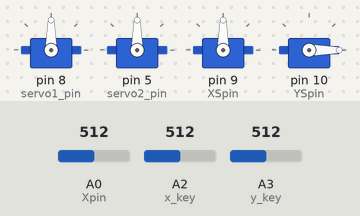
Recording of a sketch running on a simulated Arduino Uno, built with avr-gcc and run on an emulated ATmega328P. On the bench: 4 × servo. The inputs (shaded band) are chosen by the test bench; at power-on: A0 (Xpin) = 512, A2 (x_key) = 512, A3 (y_key) = 512.

Above: at 1.2 s.
1.3 s: A0 (Xpin) set to 710
At 2.5 s:
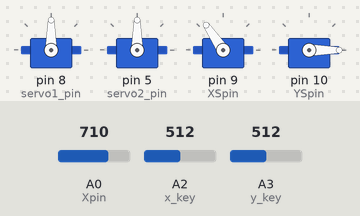
2.9 s: A2 (x_key) set to 686
4.4 s: A2 (x_key) set to 708
At 5.6 s:
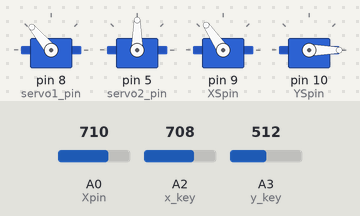
6.4 s: A3 (y_key) set to 689
7.9 s: A3 (y_key) set to 716
At 9.7 s:
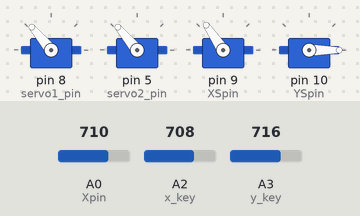
10.0 s: A2 (x_key) set to 311
11.5 s: A2 (x_key) set to 290
At 13.5 s:
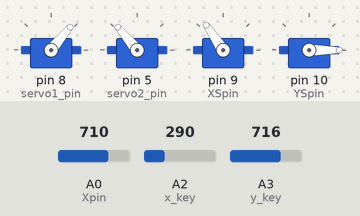
Timing chart, 0 to 15.0 s (numbered marks = the images above; inputs shaded):
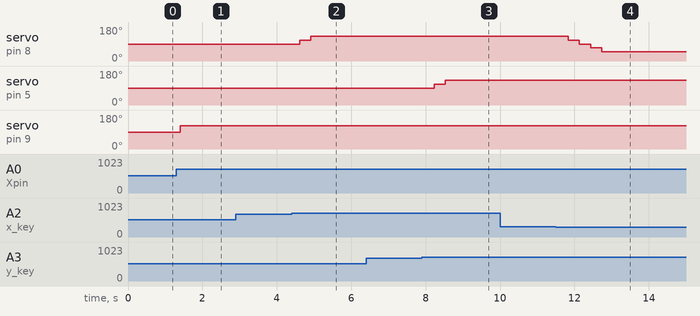

The sketch:

robotic_eye.ino
```cpp
#include <Servo.h>

Servo servo1;
Servo servo2;
Servo Xservo;
Servo Yservo;

int x_key = A2;
int y_key = A3;
int Xpin = A0;
int x_pos;
int y_pos;

int XSpin = 9;
int YSpin = 10;

int servo1_pin = 8;
int servo2_pin = 5;
int initial_position = 90;
int initial_position1 = 90;

int minServoValue = 50;  // Minimum servo value
int maxServoValue = 140; // Maximum servo value

int WVx;

int dt = 200;
int minXValue = 50;

void setup() {
  Serial.begin(9600);
  servo1.attach(servo1_pin);
  servo2.attach(servo2_pin);
  servo1.write(initial_position);
  servo2.write(initial_position1);
  pinMode(Xpin, INPUT);
  pinMode(XSpin, OUTPUT);
  pinMode(YSpin, OUTPUT);
  Xservo.attach(XSpin);
  Yservo.attach(YSpin);
  pinMode(x_key, INPUT);
  pinMode(y_key, INPUT);
}

void loop() {
  x_pos = analogRead(x_key);
  y_pos = analogRead(y_key);
  int Xval = analogRead(Xpin);

  if (Xval > minXValue) {
    WVx = map(Xval, 0, 1023, 0, 180);  // Map the X-axis value to servo range
  }
  Xservo.write(WVx);
  Yservo.write(90 - WVx);  // Opposite direction
   delay(dt);
  if (x_pos < 300) {
    if (initial_position > minServoValue + 10) {
      initial_position = initial_position - 20;
      servo1.write(initial_position);
      delay(100);
    }
  } else if (x_pos > 700) {
    if (initial_position < maxServoValue - 20) {
      initial_position = initial_position + 20;
      servo1.write(initial_position);
      delay(100);
    }
  } else {
    // Joystick in the center, return to the initial position
    servo1.write(initial_position);
  }

  if (y_pos < 300) {
    if (initial_position1 > minServoValue + 10) {
      initial_position1 = initial_position1 - 20;
      servo2.write(initial_position1);
      delay(100);
    }
  } else if (y_pos > 700) {
    if (initial_position1 < maxServoValue - 20) {
      initial_position1 = initial_position1 + 20;
      servo2.write(initial_position1);
      delay(100);
    }
  } else {
    // Joystick in the center, return to the initial position
    servo2.write(initial_position1);
  }
}
```

Measured:
- the behaviour switches between 700 and 701 on A2 (x_key) (found by bisection; images 1 and 2)
- the behaviour switches between 700 and 701 on A3 (y_key) (found by bisection; images 2 and 3)
- the behaviour switches between 300 and 299 on A2 (x_key) (found by bisection; images 3 and 4)
- after the input at 1.3 s, servo on pin 9 (XSpin): 90° → 124° after 0.11 s
- after the input at 2.9 s, every drawn part: stays the same
- after the input at 4.4 s, servo on pin 8 (servo1_pin): 90° → 110° after 0.22 s, → 130° 0.30 s later
- after the input at 6.4 s, every drawn part: stays the same
- after the input at 7.9 s, servo on pin 5 (servo2_pin): 90° → 110° after 0.33 s, → 130° 0.30 s later
- after the input at 10.0 s, every drawn part: stays the same
- after the input at 11.5 s, servo on pin 8 (servo1_pin): 130° → 110° after 0.34 s, → 90° 0.30 s later, → 70° 0.30 s later, → 50° 0.30 s later
